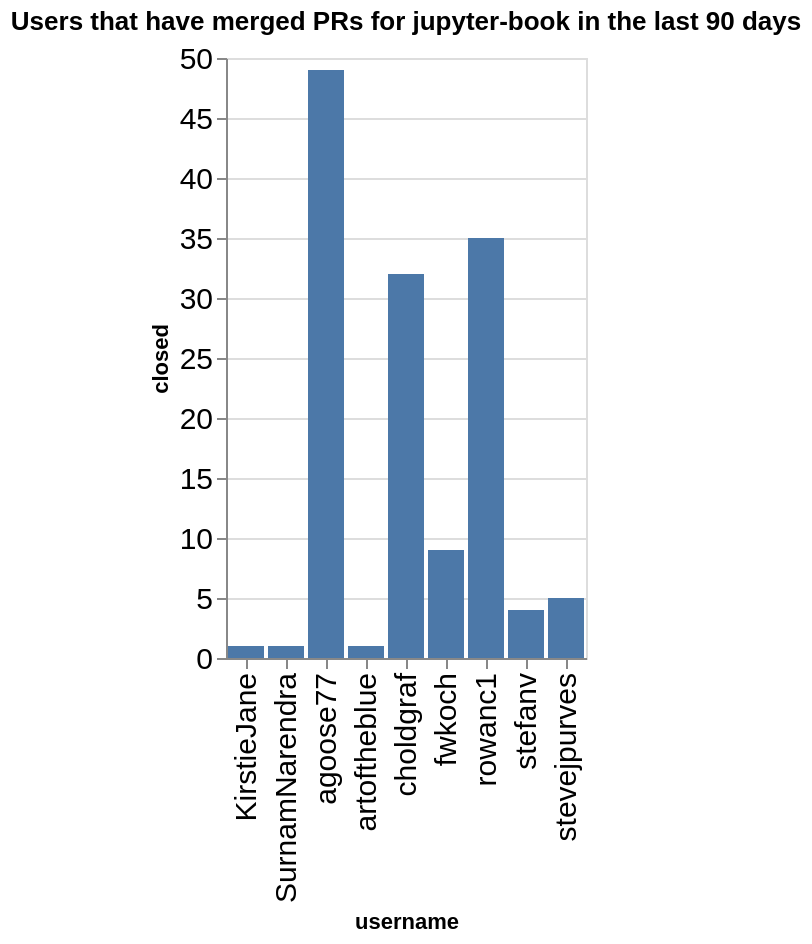

Write notebook code for a chart like this one.
### Code cell
charts = []
title = f"Users that have merged PRs for {github_org} in the last {n_days} days"
ch = alt.Chart(data=closed_by_repo.replace(np.nan, 0), title=title).mark_bar().encode(
    x='username',
    y='closed',
)
ch

### Figure 1 — Vega-Lite specification as saved in the notebook (floating-point values rounded to 4 significant figures)
{"config": {"axisLeft": {"labelFontSize": 15}, "axisBottom": {"labelFontSize": 15}}, "data": {"name": "data-e640d04955e7425aacb4cc8ce776d942"}, "mark": {"type": "bar"}, "encoding": {"x": {"field": "username", "type": "nominal"}, "y": {"field": "closed", "type": "quantitative"}}, "title": "Users that have merged PRs for jupyter-book in the last 90 days", "$schema": "https://vega.github.io/schema/vega-lite/v5.20.1.json", "datasets": {"data-e640d04955e7425aacb4cc8ce776d942": [{"name": "blog", "username": "agoose77", "closed": 3}, {"name": "blog", "username": "choldgraf", "closed": 3}, {"name": "example-landing-pages", "username": "agoose77", "closed": 1}, {"name": "example-outputs", "username": "stevejpurves", "closed": 3}, {"name": "jupyter-book", "username": "KirstieJane", "closed": 1}, {"name": "jupyter-book", "username": "SurnamNarendra", "closed": 1}, {"name": "jupyter-book", "username": "agoose77", "closed": 17}, {"name": "jupyter-book", "username": "choldgraf", "closed": 8}, {"name": "jupyterlab-myst", "username": "agoose77", "closed": 1}, {"name": "myst-theme", "username": "agoose77", "closed": 9}, {"name": "myst-theme", "username": "choldgraf", "closed": 6}, {"name": "myst-theme", "username": "fwkoch", "closed": 2}, {"name": "myst-theme", "username": "rowanc1", "closed": 8}, {"name": "myst-theme", "username": "stevejpurves", "closed": 2}, {"name": "mystmd", "username": "agoose77", "closed": 15}, {"name": "mystmd", "username": "artoftheblue", "closed": 1}, {"name": "mystmd", "username": "choldgraf", "closed": 13}, {"name": "mystmd", "username": "fwkoch", "closed": 7}, {"name": "mystmd", "username": "rowanc1", "closed": 27}, {"name": "mystmd", "username": "stefanv", "closed": 4}, {"name": "team-compass", "username": "agoose77", "closed": 3}, {"name": "team-compass", "username": "choldgraf", "closed": 2}]}}
